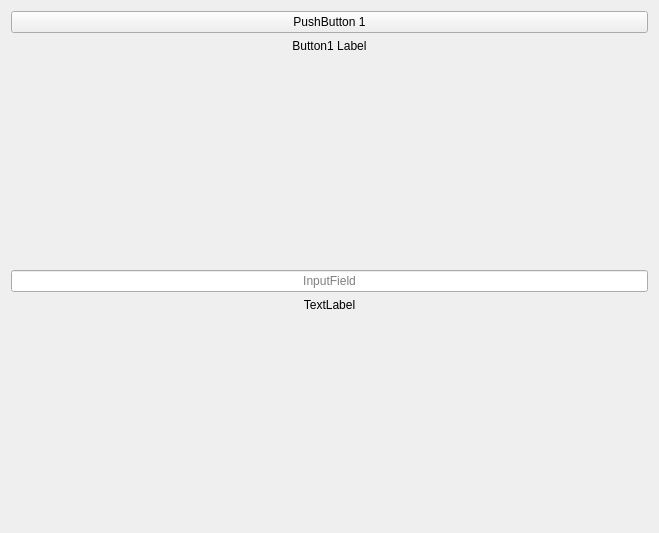
<?xml version="1.0" encoding="UTF-8"?>
<ui version="4.0">
 <class>MainWindow</class>
 <widget class="QMainWindow" name="MainWindow">
  <property name="geometry">
   <rect>
    <x>0</x>
    <y>0</y>
    <width>659</width>
    <height>533</height>
   </rect>
  </property>
  <property name="windowTitle">
   <string>MainWindow</string>
  </property>
  <widget class="QWidget" name="centralWidget">
   <layout class="QGridLayout" name="gridLayout">
    <item row="0" column="0">
     <layout class="QVBoxLayout" name="verticalLayout">
      <item>
       <widget class="QPushButton" name="pushButton_1">
        <property name="text">
         <string>PushButton 1</string>
        </property>
       </widget>
      </item>
      <item>
       <widget class="QLabel" name="label">
        <property name="sizePolicy">
         <sizepolicy hsizetype="Minimum" vsizetype="Minimum">
          <horstretch>0</horstretch>
          <verstretch>0</verstretch>
         </sizepolicy>
        </property>
        <property name="text">
         <string>Button1 Label</string>
        </property>
        <property name="alignment">
         <set>Qt::AlignCenter</set>
        </property>
       </widget>
      </item>
      <item>
       <spacer name="verticalSpacer">
        <property name="orientation">
         <enum>Qt::Vertical</enum>
        </property>
        <property name="sizeHint" stdset="0">
         <size>
          <width>20</width>
          <height>40</height>
         </size>
        </property>
       </spacer>
      </item>
      <item>
       <widget class="QLineEdit" name="lineEdit">
        <property name="inputMask">
         <string/>
        </property>
        <property name="alignment">
         <set>Qt::AlignCenter</set>
        </property>
        <property name="placeholderText">
         <string>InputField</string>
        </property>
       </widget>
      </item>
      <item>
       <widget class="QLabel" name="InputLabel">
        <property name="text">
         <string>TextLabel</string>
        </property>
        <property name="alignment">
         <set>Qt::AlignCenter</set>
        </property>
       </widget>
      </item>
      <item>
       <spacer name="verticalSpacer_2">
        <property name="orientation">
         <enum>Qt::Vertical</enum>
        </property>
        <property name="sizeHint" stdset="0">
         <size>
          <width>20</width>
          <height>40</height>
         </size>
        </property>
       </spacer>
      </item>
     </layout>
    </item>
   </layout>
  </widget>
 </widget>
 <layoutdefault spacing="6" margin="11"/>
 <resources/>
 <connections/>
</ui>
